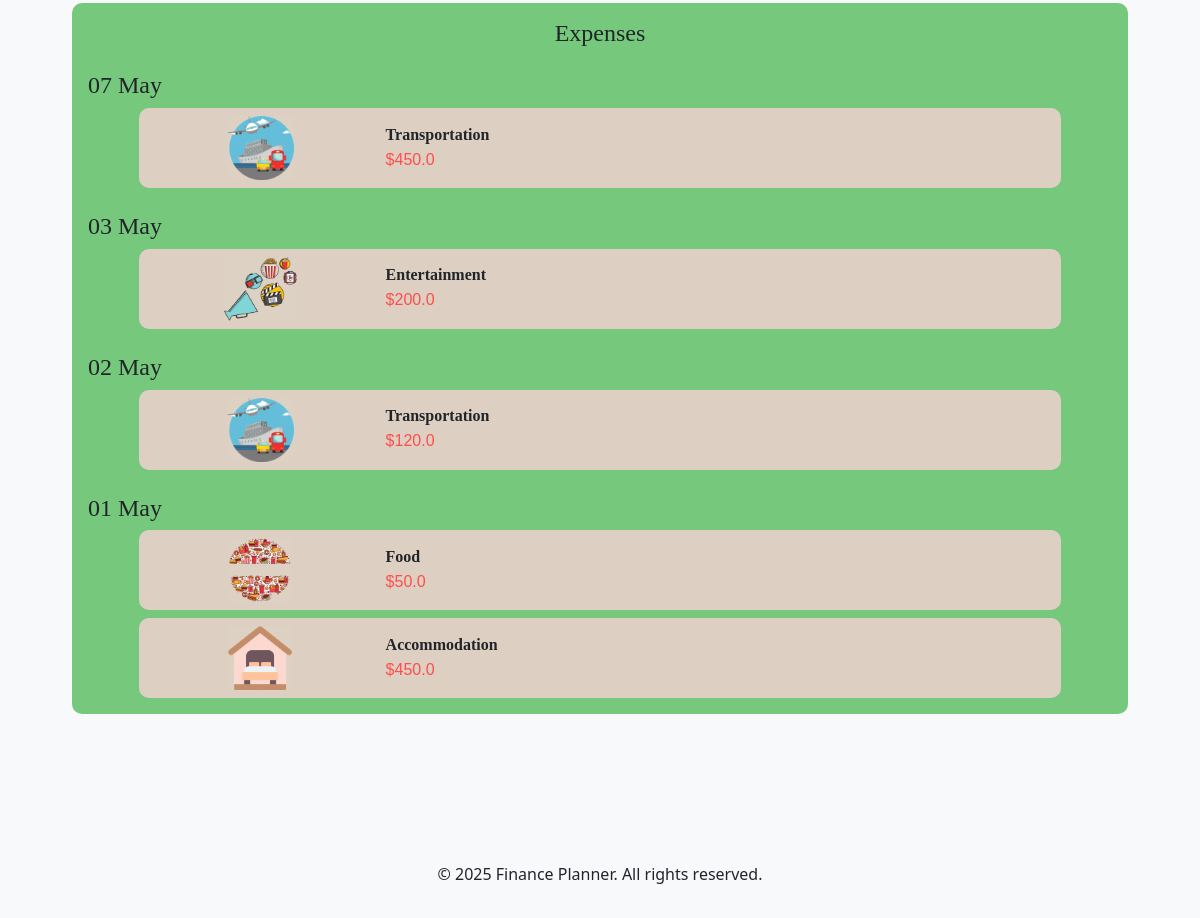
The app's page /transaction (signed in, lower part), older data.
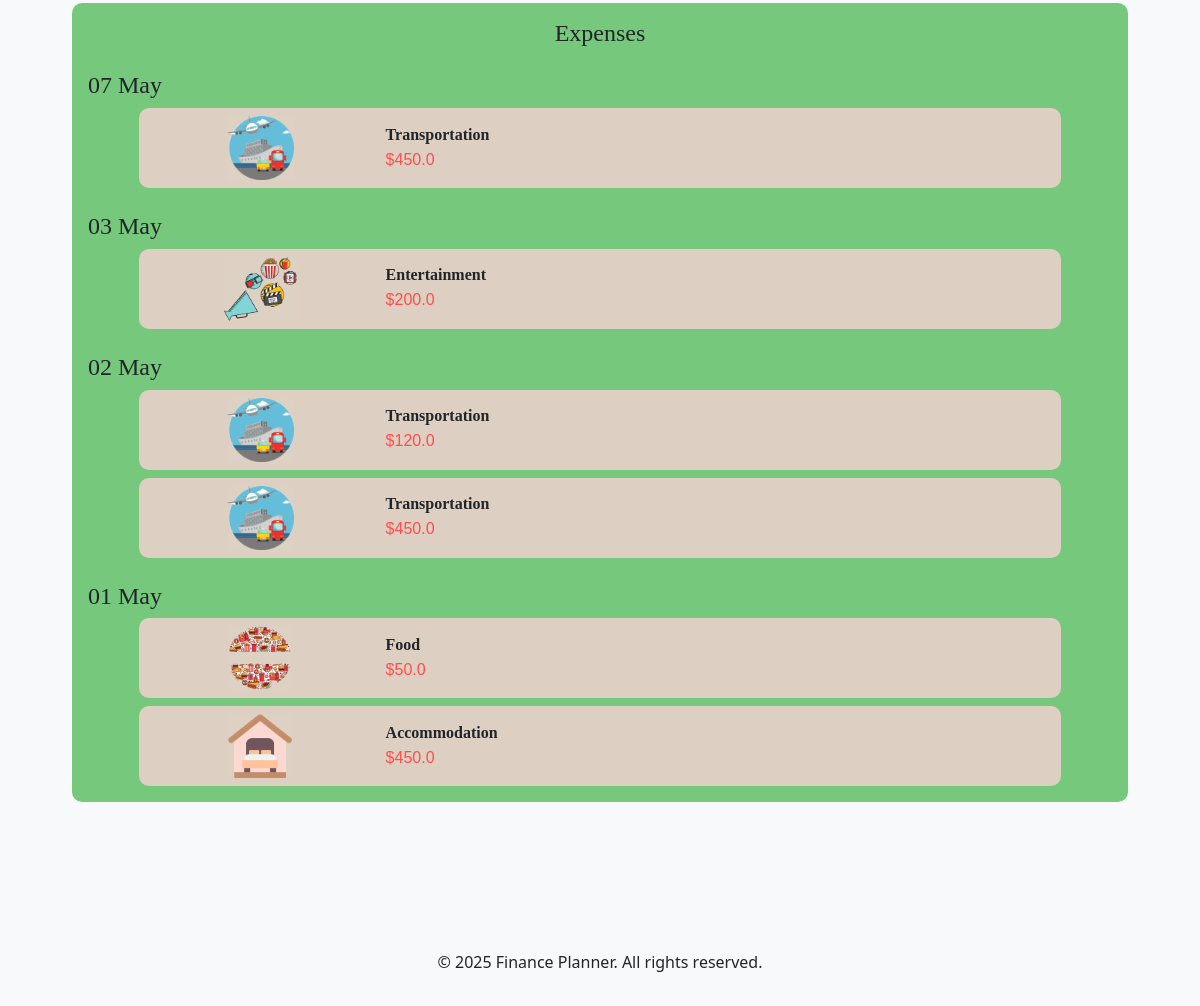
The same page, newer data.
### app/models/spending.py (models this page shows, shortened)
class Spending(db.Model):
    __tablename__ = "spendings"
    id = db.Column(db.Integer, primary_key=True)
    user_id = db.Column(db.Integer, db.ForeignKey("users.id"), nullable=False)
    amount = db.Column(db.Float, nullable=False)
    date = db.Column(db.DateTime, nullable=False)
    description = db.Column(db.String(200))
    category_id = db.Column(db.Integer, db.ForeignKey("categories.id"), nullable=False)

### app/models/categories.py (models this page shows, shortened)
class Category(db.Model):
    __tablename__ = "categories"
    id = db.Column(db.Integer, primary_key=True)
    category = db.Column(db.String(50), nullable=False, unique=False)
    budget = db.Column(db.Float, nullable=False)
    lifestyle = db.Column(db.String(20), nullable=False)
    icon = db.Column(db.String(100), nullable=True)  # Optional image URL
    spendings = db.relationship("Spending", backref="category", lazy=True)

### app/routes/transaction.py (the view)
@bp.route("/transaction", methods=["GET", "POST"])
@login_required
def transaction():
    spendings = Spending.query.filter_by(user_id=current_user.id).order_by(Spending.date.desc()).all()
    incomes = Income.query.filter_by(user_id=current_user.id).order_by(Income.date.desc()).all()
    if request.method == "POST":
        period = request.form.get("period", "month")
        filtered_spendings = filter_transactions(spendings, period)
        filtered_incomes = filter_transactions(incomes, period)
        categorized_spendings = group_transactions_by_month(filtered_spendings)
        categorized_incomes = group_transactions_by_month(filtered_incomes)
    else:
        categorized_spendings = group_transactions_by_month(spendings)
        categorized_incomes = group_transactions_by_month(incomes)
    now = datetime.utcnow()
    current_year = now.year
    current_month = now.month
    month = request.args.get('month', type=int, default=current_month)
    year = request.args.get('year', type=int, default=current_year)
    start_date = datetime(year, month, 1)
    end_date = datetime(year, month, monthrange(year, month)[1])
    spendings = [
        transaction for sublist in categorized_spendings.values()
        for transaction in sublist
        if start_date <= transaction.date <= end_date
    ]
    incomes = [
        transaction for sublist in categorized_incomes.values()
        for transaction in sublist
        if start_date <= transaction.date <= end_date
    ]
    if current_month == 1:
        last_month = 12
        last_month_year = current_year - 1
    else:
        last_month = current_month - 1
        last_month_year = current_year
    unique_months_spendings = set((transaction.date.year, transaction.date.month) for sublist in categorized_spendings.values() for transaction in sublist)
    unique_months_incomes = set((transaction.date.year, transaction.date.month) for sublist in categorized_incomes.values() for transaction in sublist)
    unique_months = unique_months_spendings.union(unique_months_incomes)
    past_months = [{"month": m, "year": y} for y, m in sorted(unique_months, reverse=True)]
    past_months = [
        month for month in past_months
        if not (month["year"] == current_year and month["month"] == current_month) and
           not (month["year"] == last_month_year and month["month"] == last_month)
    ]
    show_dropdown = len(past_months) > 0
    return render_template('transaction.html',
                           spendings=spendings,
                           incomes=incomes,
                           past_months=past_months,
                           show_dropdown=show_dropdown,
                           current_month=current_month,
                           current_year=current_year,
                           last_month=last_month,
                           last_month_year=last_month_year)

### app/routes/transaction.py (called while the page is built)
def group_transactions_by_month(transactions):
    categorized = defaultdict(list)
    today = datetime.today()
    for transaction in transactions:
        transaction_date = transaction.date  # Use attribute access instead of dictionary-like access
        if transaction_date.month == today.month and transaction_date.year == today.year:
            categorized['This Month'].append(transaction)
        elif transaction_date.month == (today - timedelta(days=30)).month and transaction_date.year == (today - timedelta(days=30)).year:
            categorized['Last Month'].append(transaction)
        elif transaction_date > today:
            categorized['Future'].append(transaction)
        else:
            categorized[transaction_date.strftime('%m/%Y')].append(transaction)
    return categorized

### app/templates/transaction.html (shortened to what this page needs)
{% extends "base.html" %}
{% block content %}
<section>
    {% if incomes or spendings %}
    <div class="container-fluid mb-4">
        {% if spendings %}
            <div style="background-color: #76c87d; border-radius: 10px; padding: 1rem;">
                <h2 class="text-center header_font">Expenses</h2>
                {% set ns = namespace(previous_date=None) %}
                {% for spending in spendings %}
                    {% if not ns.previous_date or spending.date.date() != ns.previous_date %}
                        <h3 class="mt-4 header_font">{{ spending.date.strftime("%d %B") }}</h3>
                        {% set ns.previous_date = spending.date.date() %}
                    {% endif %}
                    <div class="row justify-content-center align-items-center mx-auto mt-2"
                        style="background-color: #ddd0c2; width: 90%; border-radius: 10px; padding: 0.5rem;">
                        <div class="col-3 d-flex align-items-center justify-content-center" style="padding: 0;">
                            <img
                                src="{{ url_for('static', filename='image/icon/' + spending.category.icon ) }}"
                                alt="{{ spending.category.category | replace('_', ' ') | title}}"
                                style="max-height: 4rem;"
                            >
                        </div>
                        <div class="col-9 d-flex flex-column justify-content-center">
                            <h3 class="header_font mb-1 fs-6 smaller_font">
                                <strong>{{ spending.category.category | replace('_', ' ') | title }}</strong>
                            </h3>
                            <p class="text_font mb-0 fs-6 smaller_font cost">
                                ${{ spending.amount }}
                            </p>
                        </div>
                    </div>
                {% endfor %}
            </div>
        {% endif %}
    </div>
    {% else %}
    <p class="text-center text_font mt-3 fs-5">No transactions available for the selected month.</p>
    {% endif %}
</section>
{% endblock %}

Row changes from the older to the newer data that the page shows:
added Spending: icon (picture), category.category "Transportation", amount "450.0"
